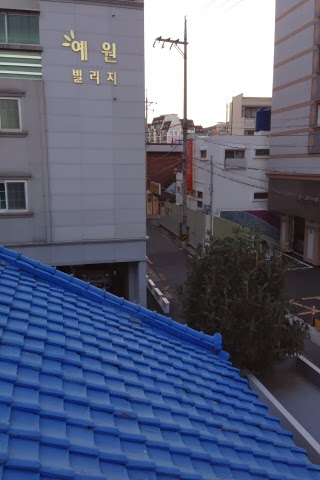
#> input picture part2_L3/S1.jpg, 320 x 480 px
$ python stitch.py
#> lines starting #> are read from the running program, lines starting #| are printed output that depends on the picture
### part2_L3/panorama.py
import numpy as np
import imutils
import cv2

class Panaroma:

    def image_stitch(self, images, lowe_ratio=0.75, max_Threshold=4.0,match_status=False):

        #detect the features and keypoints from SIFT
        (imageB, imageA) = images
        (KeypointsA, features_of_A) = self.Detect_Feature_And_KeyPoints(imageA)
        (KeypointsB, features_of_B) = self.Detect_Feature_And_KeyPoints(imageB)

        #got the valid matched points
        Values = self.matchKeypoints(KeypointsA, KeypointsB,features_of_A, features_of_B, lowe_ratio, max_Threshold)

        if Values is None:
            return None

        #to get perspective of image using computed homography
        (matches, Homography, status) = Values
        result_image = self.getwarp_perspective(imageA,imageB,Homography)
        result_image[0:imageB.shape[0], 0:imageB.shape[1]] = imageB

        # check to see if the keypoint matches should be visualized
        if match_status:
            vis = self.draw_Matches(imageA, imageB, KeypointsA, KeypointsB, matches,status)

            return (result_image, vis)

        return result_image

    def getwarp_perspective(self,imageA,imageB,Homography):
        val = imageA.shape[1] + imageB.shape[1]
        result_image = cv2.warpPerspective(imageA, Homography, (val , imageA.shape[0]))

        return result_image

    def Detect_Feature_And_KeyPoints(self, image):
        gray = cv2.cvtColor(image, cv2.COLOR_BGR2GRAY)

        # detect and extract features from the image
        descriptors = cv2.xfeatures2d.SIFT_create()
        (Keypoints, features) = descriptors.detectAndCompute(image, None)

        Keypoints = np.float32([i.pt for i in Keypoints])
        return (Keypoints, features)

    def get_Allpossible_Match(self,featuresA,featuresB):

        # compute the all matches using euclidean distance and opencv provide
        #DescriptorMatcher_create() function for that
        match_instance = cv2.DescriptorMatcher_create("BruteForce")
        All_Matches = match_instance.knnMatch(featuresA, featuresB, 2)

        return All_Matches

    def All_validmatches(self,AllMatches,lowe_ratio):
        #to get all valid matches according to lowe concept..
        valid_matches = []

        for val in AllMatches:
            if len(val) == 2 and val[0].distance < val[1].distance * lowe_ratio:
                valid_matches.append((val[0].trainIdx, val[0].queryIdx))

        return valid_matches

    def Compute_Homography(self,pointsA,pointsB,max_Threshold):
        #to compute homography using points in both images

        (H, status) = cv2.findHomography(pointsA, pointsB, cv2.RANSAC, max_Threshold)
        return (H,status)

    def matchKeypoints(self, KeypointsA, KeypointsB, featuresA, featuresB,lowe_ratio, max_Threshold):

        AllMatches = self.get_Allpossible_Match(featuresA,featuresB);
        valid_matches = self.All_validmatches(AllMatches,lowe_ratio)

        if len(valid_matches) > 4:
            # construct the two sets of points
            pointsA = np.float32([KeypointsA[i] for (_,i) in valid_matches])
            pointsB = np.float32([KeypointsB[i] for (i,_) in valid_matches])

            (Homograpgy, status) = self.Compute_Homography(pointsA, pointsB, max_Threshold)

            return (valid_matches, Homograpgy, status)
        else:
            return None

    def get_image_dimension(self,image):
        (h,w) = image.shape[:2]
        return (h,w)

    def get_points(self,imageA,imageB):

        (hA, wA) = self.get_image_dimension(imageA)
        (hB, wB) = self.get_image_dimension(imageB)
        vis = np.zeros((max(hA, hB), wA + wB, 3), dtype="uint8")
        vis[0:hA, 0:wA] = imageA
        vis[0:hB, wA:] = imageB

        return vis


    def draw_Matches(self, imageA, imageB, KeypointsA, KeypointsB, matches, status):

        (hA,wA) = self.get_image_dimension(imageA)
        vis = self.get_points(imageA,imageB)

        # loop over the matches
        for ((trainIdx, queryIdx), s) in zip(matches, status):
            if s == 1:
                ptA = (int(KeypointsA[queryIdx][0]), int(KeypointsA[queryIdx][1]))
                ptB = (int(KeypointsB[trainIdx][0]) + wA, int(KeypointsB[trainIdx][1]))
                cv2.line(vis, ptA, ptB, (0, 255, 0), 1)

        return vis

### part2_L3/stitch.py
from panorama import Panaroma
import imutils
import cv2

#Take picture from folder like: Hill1 & Hill2, scene1 & scene2, my1 & my2, taj1 & taj2, lotus1 & lotus2, beach1 & beach2, room1 & room2

print("Enter the number of images you want to concantenate:")
no_of_images = int(input())
#> the answer given: 3
print("Enter the image name in order of left to right in way of concantenation:")
#like taj1.jpg, taj2.jpg, taj3.jpg .... tajn.jpg
filename = []

for i in range(no_of_images):
    print("Enter the image %d :" %(i+1))
    filename.append(input())
#> this loop made 3 passes; the answer given on pass 1: S1.jpg

images = []

for i in range(no_of_images):
    images.append(cv2.imread(filename[i]))

#We need to modify the image resolution and keep our aspect ratio use the function imutils

for i in range(no_of_images):
    images[i] = imutils.resize(images[i], width=400)
#> after the loop, images = 3 items

for i in range(no_of_images):
    images[i] = imutils.resize(images[i], height=400)


panaroma = Panaroma()
if no_of_images==2:
    (result, matched_points) = panaroma.image_stitch([images[0], images[1]], match_status=True)
else:
    (result, matched_points) = panaroma.image_stitch([images[no_of_images-2], images[no_of_images-1]], match_status=True)
#> in Detect_Feature_And_KeyPoints, `gray = cv2.cvtColor(image, cv2.COLOR_BGR2GRAY)`:
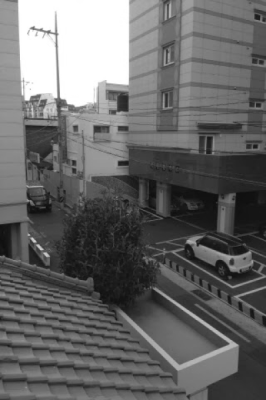
#> gray: shape (400, 266); min 13, max 255, mean 103.5
#> in Detect_Feature_And_KeyPoints, `(Keypoints, features) = descriptors.detectAndCompute(image, None)`: Keypoints = 831 keypoints; strongest (x, y, size): (33, 28, 2.6), (34, 241, 2.3), (49, 32, 2.7), (60, 103, 6.8)
#> in Detect_Feature_And_KeyPoints, `Keypoints = np.float32([i.pt for i in Keypoints])`: Keypoints = 831 pairs, first value 2.46 to 263.2, second value 2.61 to 396.4
#> in image_stitch, `(KeypointsA, features_of_A) = self.Detect_Feature_And_KeyPoints(imageA)`: KeypointsA has the same summary as Keypoints in Detect_Feature_And_KeyPoints
#> in Detect_Feature_And_KeyPoints (call 2), `(Keypoints, features) = descriptors.detectAndCompute(image, None)`: Keypoints = 831 keypoints; strongest (x, y, size): (33, 28, 2.6), (34, 241, 2.3), (49, 32, 2.7), (60, 103, 6.8)
#> in image_stitch, `(KeypointsB, features_of_B) = self.Detect_Feature_And_KeyPoints(imageB)`: KeypointsB = 831 pairs, first value 2.46 to 263.2, second value 2.61 to 396.4
#> in get_Allpossible_Match, `All_Matches = match_instance.knnMatch(featuresA, featuresB, 2)`: All_Matches = 831 matches
#> after the loop in All_validmatches, `for val in AllMatches:`: valid_matches = 831 pairs, first value 0 to 830, second value 0 to 830
#> in matchKeypoints, `pointsA = np.float32([KeypointsA[i] for (_,i) in valid_matches])`: pointsA has the same summary as KeypointsB in image_stitch
#> in matchKeypoints, `pointsB = np.float32([KeypointsB[i] for (i,_) in valid_matches])`: pointsB has the same summary as KeypointsB in image_stitch
#> in Compute_Homography, `(H, status) = cv2.findHomography(pointsA, pointsB, cv2.RANSAC, max_Thr..`: H = [[1, -2.59e-16, 1.18e-13], [-8.08e-16, 1, 3.65e-13], [-3.03e-18, -2.31e-18, 1]]; status = 831 values from 1 to 1
#> in matchKeypoints, `(Homograpgy, status) = self.Compute_Homography(pointsA, pointsB, max_T..`: Homograpgy has the same summary as H in Compute_Homography
#> in image_stitch, `(matches, Homography, status) = Values`: matches has the same summary as valid_matches in All_validmatches; Homography has the same summary as H in Compute_Homography
#> in draw_Matches, `(hA,wA) = self.get_image_dimension(imageA)`: hA = 400; wA = 266
#> in get_points, `(hA, wA) = self.get_image_dimension(imageA)`: hA = 400; wA = 266
#> in get_points, `(hB, wB) = self.get_image_dimension(imageB)`: hB = 400; wB = 266
#> in get_points, `vis[0:hB, wA:] = imageB`:
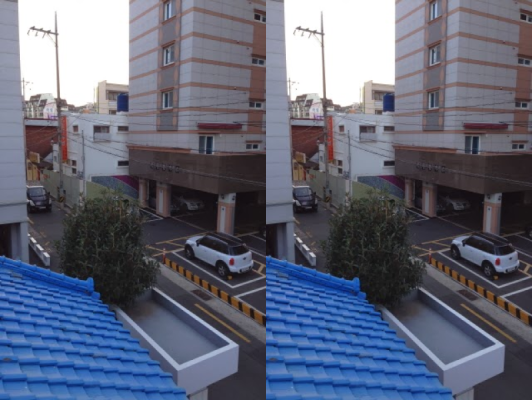
#> vis: shape (400, 532, 3); mean of channels 0, 1, 2 121.4, 102.9, 97.8; drawn as B, G, R
#> the loop in draw_Matches, `for ((trainIdx, queryIdx), s) in zip(matches, status):` made 831 passes
#> (ptA, ptB) on passes 1 to 12: ((2, 287), (268, 287)), ((2, 329), (268, 329)), ((2, 329), (268, 329)), ((3, 294), (269, 294)), ((3, 256), (269, 256)), ((3, 256), (269, 256)), ((3, 276), (269, 276)), ((3, 276), (269, 276)), ((5, 273), (271, 273)), ((5, 273), (271, 273)), ((6, 314), (272, 314)), ((6, 304), (272, 304))
#> ptA on pass 100: (29, 288)
#> after the loop in draw_Matches, `for ((trainIdx, queryIdx), s) in zip(matches, status):`:
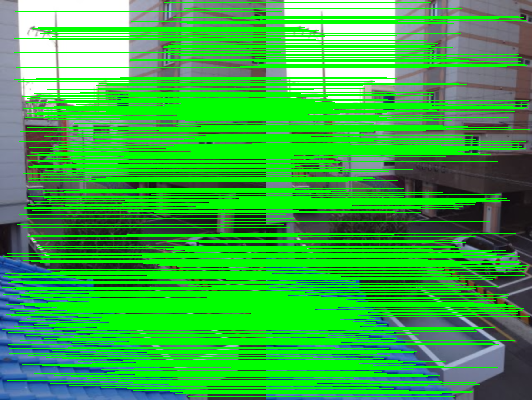
#> vis: shape (400, 532, 3); mean of channels 0, 1, 2 68.9, 173.7, 57.6; drawn as B, G, R
    for i in range(no_of_images - 2):
        (result, matched_points) = panaroma.image_stitch([images[no_of_images-i-3],result], match_status=True)
#> this loop made 1 pass
#> pass 1, in Detect_Feature_And_KeyPoints (call 3), `gray = cv2.cvtColor(image, cv2.COLOR_BGR2GRAY)`:
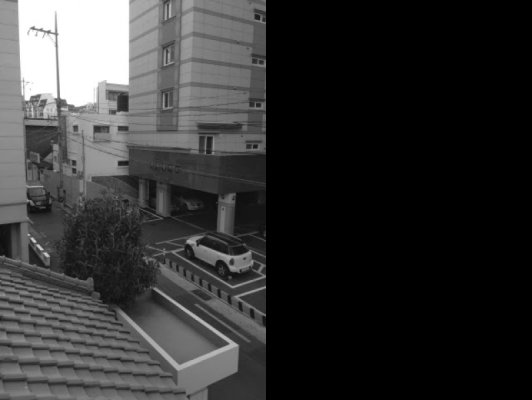
#> gray: shape (400, 532); min 0, max 255, mean 51.7
#> pass 1, in Detect_Feature_And_KeyPoints (call 4), `gray = cv2.cvtColor(image, cv2.COLOR_BGR2GRAY)`:
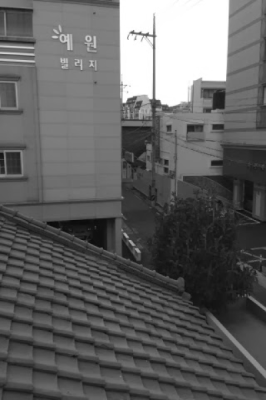
#> gray: shape (400, 266); min 9, max 255, mean 97.6
#> pass 1, in getwarp_perspective (call 2), `result_image = cv2.warpPerspective(imageA, Homography, (val , imageA.s..`:
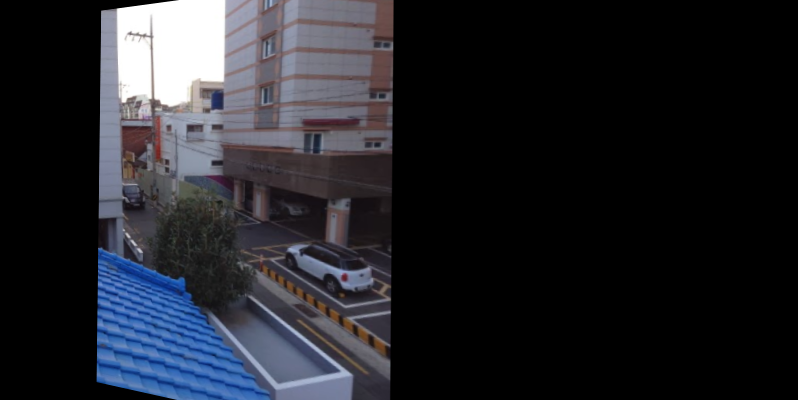
#> result_image: shape (400, 798, 3); mean of channels 0, 1, 2 42, 35.9, 34.7; drawn as B, G, R

#to show the got panaroma image and valid matched points
for i in range(no_of_images):
    cv2.imshow("Image {k}".format(k=i+1), images[i])

cv2.imshow("Keypoint Matches", matched_points)
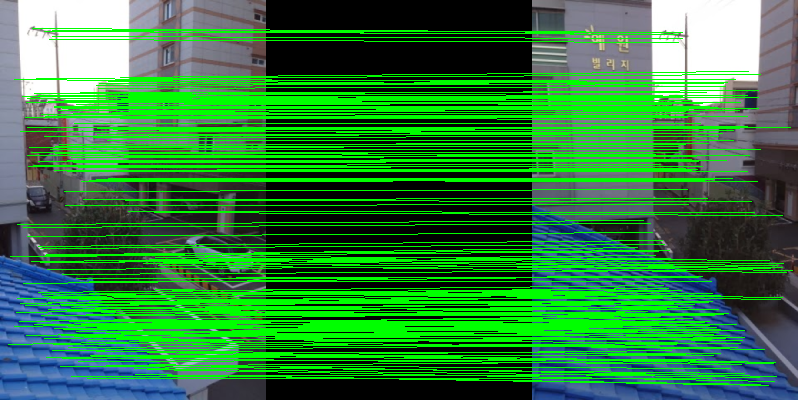
#> window 'Keypoint Matches': shape (400, 798, 3); mean B, G, R 60.6, 126.4, 48.1
cv2.imshow("Panorama", result)

#to write the images
cv2.imwrite("Matched_points.jpg",matched_points)
cv2.imwrite("Panorama_image.jpg",result)

cv2.waitKey(0)
cv2.destroyAllWindows()
